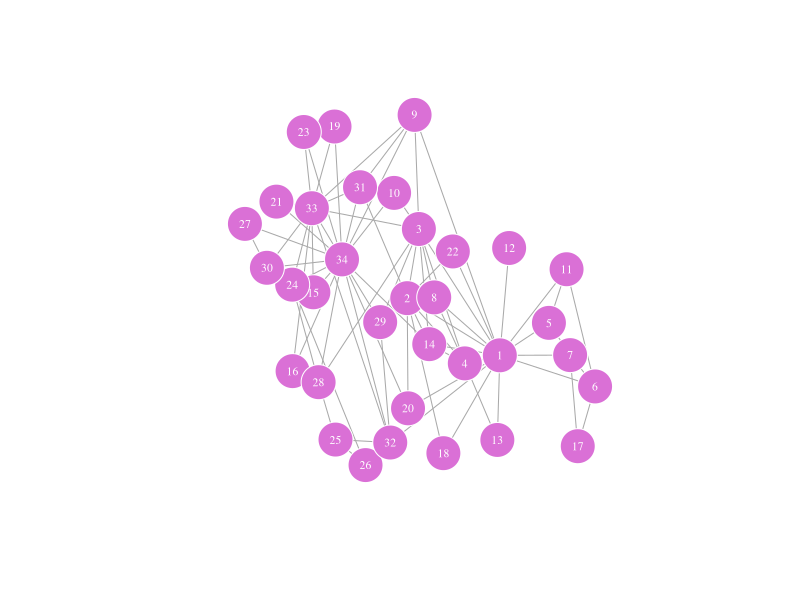
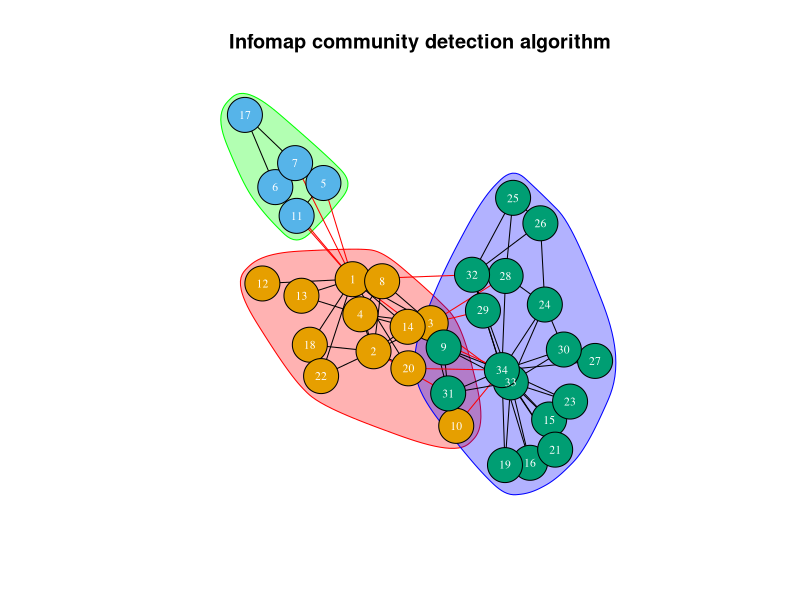
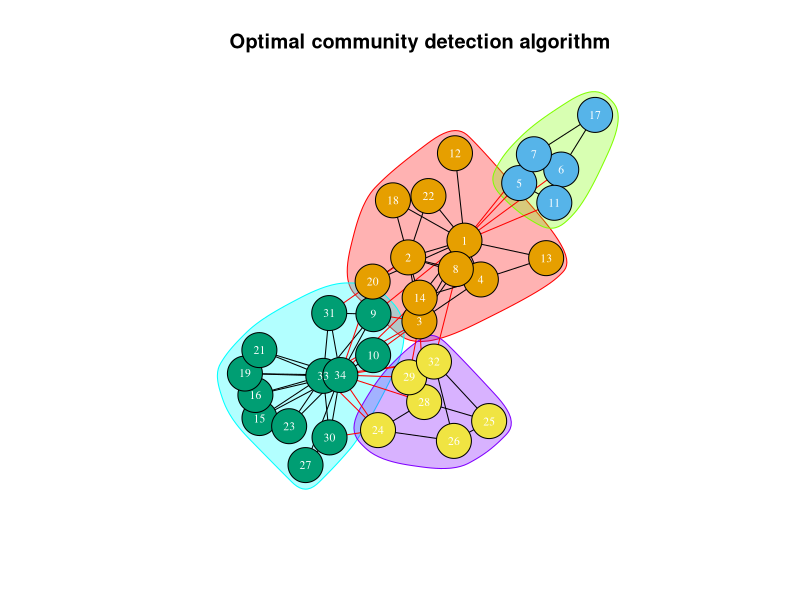

The R script that drew these images, in order: (Note: this script raises an error after producing the figures.)
## ---- chunk 1
knitr::opts_chunk$set(echo=FALSE)
fig.pos = 'h'
## ---- chunk 2
require(igraph, quietly = T)
require(viridis, quietly = T)
require(knitr, quietly = T)
## ---- chunk 3
karate <- graph.famous("Zachary")
## ---- chunk 4
plot(karate, vertex.size=20, vertex.color='orchid', vertex.label.color="white",
     vertex.label.font=0.001,  vertex.label.cex=.7, vertex.frame.color="white", edge.arrow.size=.2, layout=layout_with_dh)
## ---- chunk 5
from_community_to_measures<- function(community, graph){
  
  nc=length(V(graph)) #nodes in the graph
  fc=sum(crossing(community, graph)) #intercluster edges 
  mc=length(E(graph))-fc #intracluster edges 
  
  #modularity
  modu=modularity(community)
  
  #TPT
  cluster_labels=membership(community)
  numgp <- max(cluster_labels) #number of clusters. 
  sum=0
  for (i in 1:numgp){
    W <- c(which(cluster_labels==i))
    sub<-induced_subgraph(graph, W)
    weigth=(length(V(sub))) #weight AKA number of nodes in the cluster
    sum=sum+((length(triangles(sub))/3)*weigth)
  }
  TPT=(sum/nc)
  
  #conductance
  
  conductance= fc/((2*mc)+fc)
  
  #expansion
  
  expansion=fc/nc

  return(c(numgp,TPT, expansion, conductance, modu))
}
## ---- chunk 6
from_graph_to_table<- function(graph){
  result=data.frame(row.names =c('Ncluster','TPT', 'Expansion', 'Conductance','Modularity'))
  
  edge<-edge.betweenness.community(graph)
  result['Edge Betweennes']=from_community_to_measures(edge, graph)
  
  fast<-fastgreedy.community(graph)
  result['Fastgreedy']=from_community_to_measures(fast, graph)
  
  label<-label.propagation.community(graph)
  result['Label propagation']=from_community_to_measures(label, graph)
  
  leading<-leading.eigenvector.community(graph)
  result['Leading eigenvector']=from_community_to_measures(leading, graph)
  
  multi<-multilevel.community(graph)
  result['Multilevel']=from_community_to_measures(multi, graph)
  
  opti<-optimal.community(graph)
  result['Optimal']=from_community_to_measures(opti, graph)
  
  if (is.connected(graph)==TRUE){
    spingla<-spinglass.community(graph)
    result['Spinglass']=from_community_to_measures(spingla, graph)
  }
  
  walka<-walktrap.community(graph)
  result['Walktrap']=from_community_to_measures(walka, graph)
  
  info<-infomap.community(graph)
  result['Infomap']=from_community_to_measures(info, graph)
  
  kable(t(result))

}

## ---- chunk 7
from_graph_to_table(karate)
## ---- chunk 8
info<-infomap.community(karate)
plot(info, karate, vertex.size=20, vertex.label.color="white",
     vertex.label.font=0.001, vertex.label.cex=.7, main='Infomap community detection algorithm' )
## ---- chunk 9
info<-optimal.community(karate)
plot(info, karate, vertex.size=20, vertex.label.color="white",
     vertex.label.font=0.001, vertex.label.cex=.7, main='Optimal community detection algorithm' )
## ---- chunk 10
dol<-read_graph('data/mammalia-dolphin-social.edges',directed=FALSE)
plot(dol, vertex.size=20, vertex.color='lightblue', vertex.label.color="white",
     vertex.label.font=0.001,  vertex.label.cex=.7, vertex.frame.color="white", edge.arrow.size=.2 )

## ---- chunk 11
from_graph_to_table(dol)
## ---- chunk 12
multi<-multilevel.community(dol)
plot(multi, dol, vertex.size=20, vertex.label.color="white",
     vertex.label.font=0.001, vertex.label.cex=.7,  main='Multilevel community detection algorithm')
## ---- chunk 13
edge_bet<-edge.betweenness.community(dol)
plot(edge_bet, dol, vertex.size=20, vertex.label.color="white",
     vertex.label.font=0.001, vertex.label.cex=.7,  main='Edge betweenness community detection algorithm')
## ---- chunk 14
tor<-read_graph('data/reptilia-tortoise-network-lm.edges',directed=FALSE)
plot(tor, vertex.size=20, vertex.color='lightgreen', vertex.label.color="white",
     vertex.label.font=0.001,  vertex.label.cex=.7, vertex.frame.color="white", edge.arrow.size=.2 )
tor<-simplify(tor)
## ---- chunk 15
set.seed(123)
from_graph_to_table(tor)
## ---- chunk 16
set.seed(123)
lab<-label.propagation.community(tor)
plot(lab, tor, vertex.size=20, vertex.label.color="white",
     vertex.label.font=0.001, vertex.label.cex=.7,  main='Label propagation community detection algorithm')
## ---- chunk 17
set.seed(123)
edg<-edge.betweenness.community(tor)
plot(edg, tor, vertex.size=20, vertex.label.color="white",
     vertex.label.font=0.001, vertex.label.cex=.7,  main='Label propagation community detection algorithm')
## ---- chunk 18
set.seed(123)
multi<-multilevel.community(tor)
plot(multi, tor, vertex.size=20, vertex.label.color="white",
     vertex.label.font=0.001, vertex.label.cex=.7,  main='Multilevel community detection algorithm')
## ---- chunk 19
set.seed(123)
opt<-optimal.community(tor)
plot(opt, tor, vertex.size=20, vertex.label.color="white",
     vertex.label.font=0.001, vertex.label.cex=.7,  main='Optimal community detection algorithm')
## ---- chunk 20
set.seed(123)
walk<-walktrap.community(tor)
plot(walk, tor, vertex.size=20, vertex.label.color="white",
     vertex.label.font=0.001, vertex.label.cex=.7,  main='Walktrap community detection algorithm')
## ---- chunk 21
set.seed(123)
inf<-infomap.community(tor)
plot(inf, tor, vertex.size=20, vertex.label.color="white",
     vertex.label.font=0.001, vertex.label.cex=.7,  main='Infomap community detection algorithm')
## ---- chunk 22
wea<-read_graph('data/aves-weaver-social-00.edges',directed=FALSE)
plot(wea, vertex.size=20, vertex.color='gold', vertex.label.color="white",
     vertex.label.font=0.001,  vertex.label.cex=.7, vertex.frame.color="white", edge.arrow.size=.2 )

## ---- chunk 23
set.seed(123)
from_graph_to_table(wea)
## ---- chunk 24
inf<-infomap.community(wea)
plot(inf, wea, vertex.size=20, vertex.label.color="white",
     vertex.label.font=0.001, vertex.label.cex=.7,  main='Infomap community detection algorithm')
## ---- chunk 25
set.seed(123)
inf<-leading.eigenvector.community(wea)
plot(inf, wea, vertex.size=20, vertex.label.color="white",
     vertex.label.font=0.001, vertex.label.cex=.7,  main='Leading eigenvector community detection algorithm')
## ---- chunk 26
# Needed packages
required_packages <- c("igraph","rstudioapi","knitr")
for (pac in required_packages) {
  if(!require(pac,  character.only=TRUE)){
    install.packages(pac, repos="http://cran.rstudio.com")
    library(pac,  character.only=TRUE)
  } 
}
rm(pac)
rm(required_packages)

# Needed data
g = as.undirected(read.graph("./data/wikipedia.gml", format="gml"))

# Functions
detect.and.plot = function (comm.detector) {
  community = comm.detector(g)
  #print(membebrship(community))
  plot(community,g)
  return(modularity(community))
}

## Functions for sample a graph
sample.vertices = function (g, perc) {
  n_vertices = round(length(V(g))*perc)
  sampled_vertices = sample(V(g), n_vertices)
  return(induced_subgraph(g, sampled_vertices))
}

sample.edges = function (g, perc) {
  n_edges = round(length(E(g))*perc)
  sampled_edges = sample(E(g), n_edges)
  return(subgraph.edges(g, sampled_edges))
}

## ---- chunk 27
test.algorithm = function (func, g) {
  start_time <- Sys.time()
  community = func(g)
  end_time <- Sys.time()
  return(data.frame(id=algorithm(community), time=as.numeric(end_time - start_time, units="secs"), mod=modularity(community), comm=length(community)))
}
data = data.frame(id=character(), time=numeric(), mod=numeric())
data = rbind(data, test.algorithm(edge.betweenness.community, sample.vertices(g, 0.3)))
data = rbind(data, test.algorithm(fastgreedy.community,g))
data = rbind(data, test.algorithm(label.propagation.community,g))
data = rbind(data, test.algorithm(leading.eigenvector.community,g))
data = rbind(data, test.algorithm(multilevel.community,g))
#data = rbind(data, test.algorithm(optimal.community,g))
#data = rbind(data, test.algorithm(spinglass.community,g))
data = rbind(data, test.algorithm(walktrap.community,g))
colnames(data) = c("Algorithm","Time","Modularity","Community length")
kable(data)
## ---- chunk 28
community = fastgreedy.community(g)
